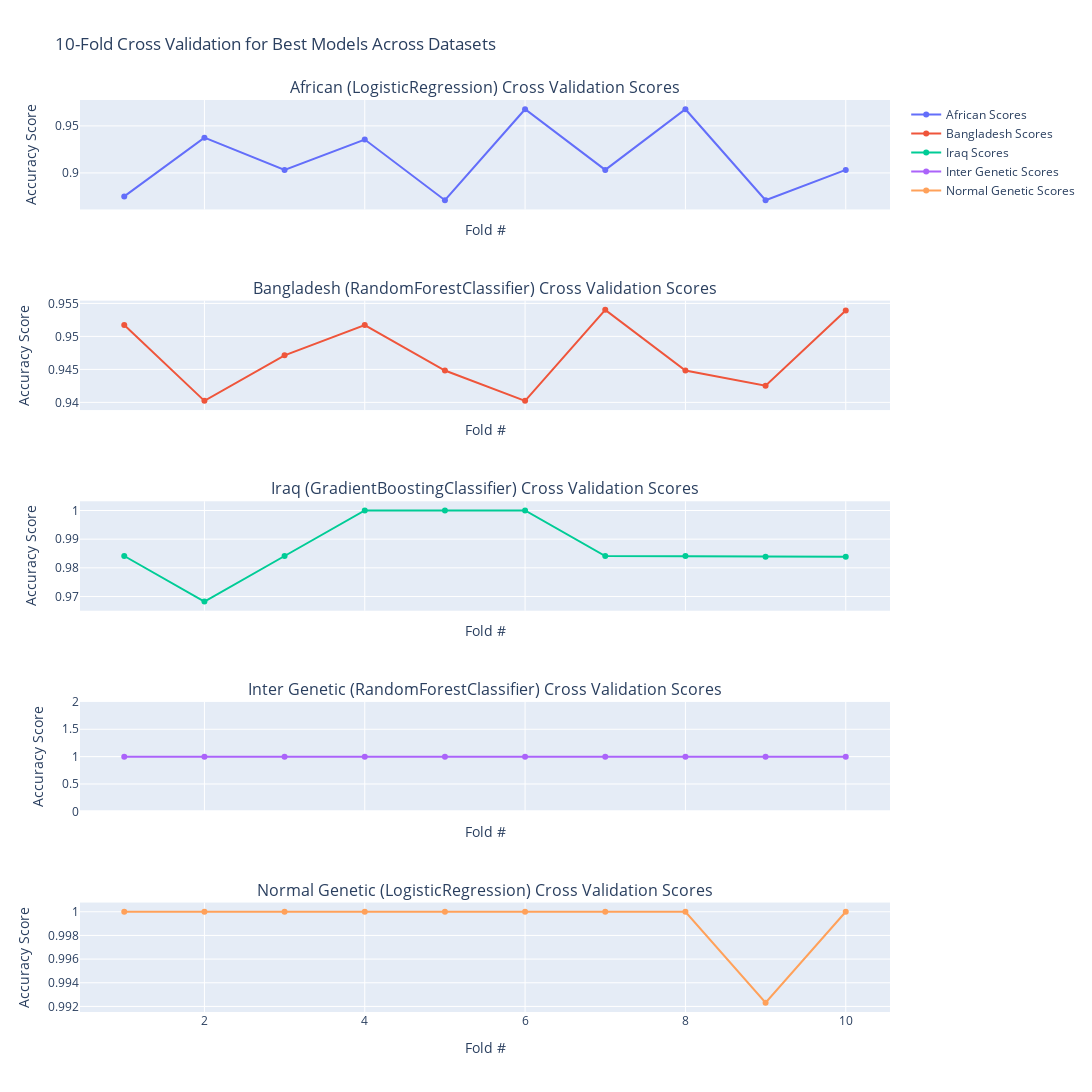

The notebook cell this image was saved under:
### Markdown cell above
Subplots of Cross Validation for the best model

### Code cell
import plotly.graph_objects as go
from plotly.subplots import make_subplots
from sklearn.model_selection import cross_val_score
from sklearn.linear_model import LogisticRegression
from sklearn.ensemble import RandomForestClassifier, GradientBoostingClassifier

# Define the best models for each dataset
best_models_mapping = {
    "African": LogisticRegression(),
    "Bangladesh": RandomForestClassifier(),
    "Iraq": GradientBoostingClassifier(),
    "Inter Genetic": RandomForestClassifier(),
    "Normal Genetic": LogisticRegression(),
}

# Define datasets (replace with actual variable names)
datasets = {
    "African": (X_train_african_scaled, y_train_african),  # Update with correct dataset variable names
    "Bangladesh": (X_train_bangladesh_scaled, y_train_bangladesh),
    "Iraq": (X_train_iraq_scaled, y_train_iraq),
    "Inter Genetic": (X_train_inter_genetic_scaled, y_train_inter_genetic),
    "Normal Genetic": (X_train_normal_genetic_scaled, y_train_normal_genetic),
}

cv_folds = 10  # Number of cross-validation folds
cv_scores = {}

# Perform cross-validation for each dataset's best model
for dataset_name, (X, y) in datasets.items():
    model = best_models_mapping[dataset_name]
    scores = cross_val_score(model, X, y, cv=cv_folds)
    cv_scores[dataset_name] = scores

# Create subplots for each dataset's best model
fig = make_subplots(
    rows=len(datasets), cols=1, shared_xaxes=True,
    subplot_titles=[f"{dataset} ({best_models_mapping[dataset].__class__.__name__}) Cross Validation Scores" 
                    for dataset in datasets.keys()]
)

# Add traces for each dataset's best model
for i, (dataset_name, scores) in enumerate(cv_scores.items(), start=1):
    fig.add_trace(
        go.Scatter(x=list(range(1, len(scores) + 1)), y=scores, name=f"{dataset_name} Scores"),
        row=i, col=1
    )

# Update layout
fig.update_layout(
    height=1500, width=1200,
    title_text="10-Fold Cross Validation for Best Models Across Datasets",
    showlegend=True
)
fig.update_yaxes(title_text="Accuracy Score")
fig.update_xaxes(title_text="Fold #")

# Show the figure
fig.show()

### Figure 1 — Plotly figure (JSON) as saved in the notebook; plotly's stock layout.template omitted (floating-point values rounded to 4 significant figures)
{"data": [{"name": "African Scores", "type": "scatter", "x": [1, 2, 3, 4, 5, 6, 7, 8, 9, 10], "xaxis": "x", "y": [0.875, 0.9375, 0.9032, 0.9355, 0.871, 0.9677, 0.9032, 0.9677, 0.871, 0.9032], "yaxis": "y"}, {"name": "Bangladesh Scores", "type": "scatter", "x": [1, 2, 3, 4, 5, 6, 7, 8, 9, 10], "xaxis": "x2", "y": [0.9517, 0.9402, 0.9471, 0.9517, 0.9448, 0.9402, 0.954, 0.9448, 0.9425, 0.9539], "yaxis": "y2"}, {"name": "Iraq Scores", "type": "scatter", "x": [1, 2, 3, 4, 5, 6, 7, 8, 9, 10], "xaxis": "x3", "y": [0.9841, 0.9683, 0.9841, 1, 1, 1, 0.9841, 0.9841, 0.9839, 0.9839], "yaxis": "y3"}, {"name": "Inter Genetic Scores", "type": "scatter", "x": [1, 2, 3, 4, 5, 6, 7, 8, 9, 10], "xaxis": "x4", "y": [1, 1, 1, 1, 1, 1, 1, 1, 1, 1], "yaxis": "y4"}, {"name": "Normal Genetic Scores", "type": "scatter", "x": [1, 2, 3, 4, 5, 6, 7, 8, 9, 10], "xaxis": "x5", "y": [1, 1, 1, 1, 1, 1, 1, 1, 0.9923, 1], "yaxis": "y5"}], "layout": {"annotations": [{"font": {"size": 16}, "showarrow": false, "text": "African (LogisticRegression) Cross Validation Scores", "x": 0.5, "xanchor": "center", "xref": "paper", "y": 1, "yanchor": "bottom", "yref": "paper"}, {"font": {"size": 16}, "showarrow": false, "text": "Bangladesh (RandomForestClassifier) Cross Validation Scores", "x": 0.5, "xanchor": "center", "xref": "paper", "y": 0.78, "yanchor": "bottom", "yref": "paper"}, {"font": {"size": 16}, "showarrow": false, "text": "Iraq (GradientBoostingClassifier) Cross Validation Scores", "x": 0.5, "xanchor": "center", "xref": "paper", "y": 0.56, "yanchor": "bottom", "yref": "paper"}, {"font": {"size": 16}, "showarrow": false, "text": "Inter Genetic (RandomForestClassifier) Cross Validation Scores", "x": 0.5, "xanchor": "center", "xref": "paper", "y": 0.34, "yanchor": "bottom", "yref": "paper"}, {"font": {"size": 16}, "showarrow": false, "text": "Normal Genetic (LogisticRegression) Cross Validation Scores", "x": 0.5, "xanchor": "center", "xref": "paper", "y": 0.12, "yanchor": "bottom", "yref": "paper"}], "height": 1500, "showlegend": true, "title": {"text": "10-Fold Cross Validation for Best Models Across Datasets"}, "width": 1200, "xaxis": {"anchor": "y", "domain": [0, 1], "matches": "x5", "showticklabels": false, "title": {"text": "Fold #"}}, "xaxis2": {"anchor": "y2", "domain": [0, 1], "matches": "x5", "showticklabels": false, "title": {"text": "Fold #"}}, "xaxis3": {"anchor": "y3", "domain": [0, 1], "matches": "x5", "showticklabels": false, "title": {"text": "Fold #"}}, "xaxis4": {"anchor": "y4", "domain": [0, 1], "matches": "x5", "showticklabels": false, "title": {"text": "Fold #"}}, "xaxis5": {"anchor": "y5", "domain": [0, 1], "title": {"text": "Fold #"}}, "yaxis": {"anchor": "x", "domain": [0.88, 1], "title": {"text": "Accuracy Score"}}, "yaxis2": {"anchor": "x2", "domain": [0.66, 0.78], "title": {"text": "Accuracy Score"}}, "yaxis3": {"anchor": "x3", "domain": [0.44, 0.56], "title": {"text": "Accuracy Score"}}, "yaxis4": {"anchor": "x4", "domain": [0.22, 0.34], "title": {"text": "Accuracy Score"}}, "yaxis5": {"anchor": "x5", "domain": [0, 0.12], "title": {"text": "Accuracy Score"}}}}
